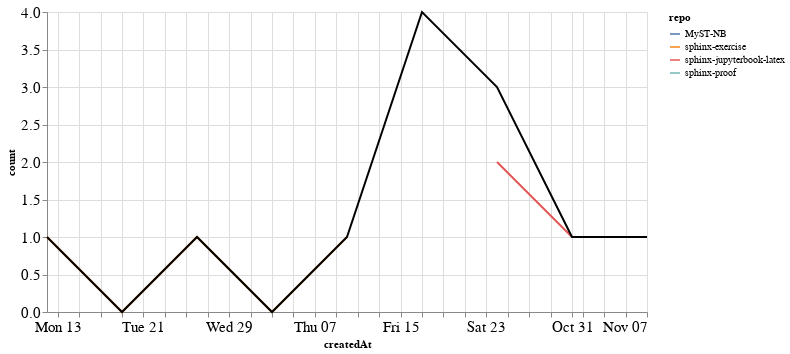

The cell this chart's notebook holds for it:
### Markdown cell above
### PRs

### Code cell
prs_time = prs.groupby('repo').resample('W', on='createdAt').count()['author'].reset_index()
prs_time = prs_time.rename(columns={'author': 'count'})
prs_time_total = prs_time.groupby('createdAt').agg({"count": "sum"}).reset_index()

ch1 = alt.Chart(prs_time, width=600).mark_line().encode(
    x='createdAt',
    y='count',
    color='repo',
    tooltip="repo"
)

ch2 = alt.Chart(prs_time_total, width=600).mark_line(color="black").encode(
    x='createdAt',
    y='count',
)

ch1 + ch2

### Figure 1 — Vega-Lite specification as saved in the notebook (floating-point values rounded to 4 significant figures)
{"config": {"axisLeft": {"labelFontSize": 15}, "axisBottom": {"labelFontSize": 15}}, "layer": [{"data": {"name": "data-a8d09e5b418751d9f524d64cdab97422"}, "mark": "line", "encoding": {"color": {"type": "nominal", "field": "repo"}, "tooltip": {"type": "nominal", "field": "repo"}, "x": {"type": "temporal", "field": "createdAt"}, "y": {"type": "quantitative", "field": "count"}}, "width": 600}, {"data": {"name": "data-3ad824c08e0ec092229b9901e3fa0f9f"}, "mark": {"type": "line", "color": "black"}, "encoding": {"x": {"type": "temporal", "field": "createdAt"}, "y": {"type": "quantitative", "field": "count"}}, "width": 600}], "$schema": "https://vega.github.io/schema/vega-lite/v4.8.1.json", "datasets": {"data-a8d09e5b418751d9f524d64cdab97422": [{"repo": "MyST-NB", "createdAt": "2021-10-24T00:00:00", "count": 1}, {"repo": "sphinx-exercise", "createdAt": "2021-09-12T00:00:00", "count": 1}, {"repo": "sphinx-exercise", "createdAt": "2021-09-19T00:00:00", "count": 0}, {"repo": "sphinx-exercise", "createdAt": "2021-09-26T00:00:00", "count": 1}, {"repo": "sphinx-exercise", "createdAt": "2021-10-03T00:00:00", "count": 0}, {"repo": "sphinx-exercise", "createdAt": "2021-10-10T00:00:00", "count": 1}, {"repo": "sphinx-jupyterbook-latex", "createdAt": "2021-10-24T00:00:00", "count": 2}, {"repo": "sphinx-jupyterbook-latex", "createdAt": "2021-10-31T00:00:00", "count": 1}, {"repo": "sphinx-jupyterbook-latex", "createdAt": "2021-11-07T00:00:00", "count": 1}, {"repo": "sphinx-proof", "createdAt": "2021-10-17T00:00:00", "count": 4}], "data-3ad824c08e0ec092229b9901e3fa0f9f": [{"createdAt": "2021-09-12T00:00:00", "count": 1}, {"createdAt": "2021-09-19T00:00:00", "count": 0}, {"createdAt": "2021-09-26T00:00:00", "count": 1}, {"createdAt": "2021-10-03T00:00:00", "count": 0}, {"createdAt": "2021-10-10T00:00:00", "count": 1}, {"createdAt": "2021-10-17T00:00:00", "count": 4}, {"createdAt": "2021-10-24T00:00:00", "count": 3}, {"createdAt": "2021-10-31T00:00:00", "count": 1}, {"createdAt": "2021-11-07T00:00:00", "count": 1}]}}
